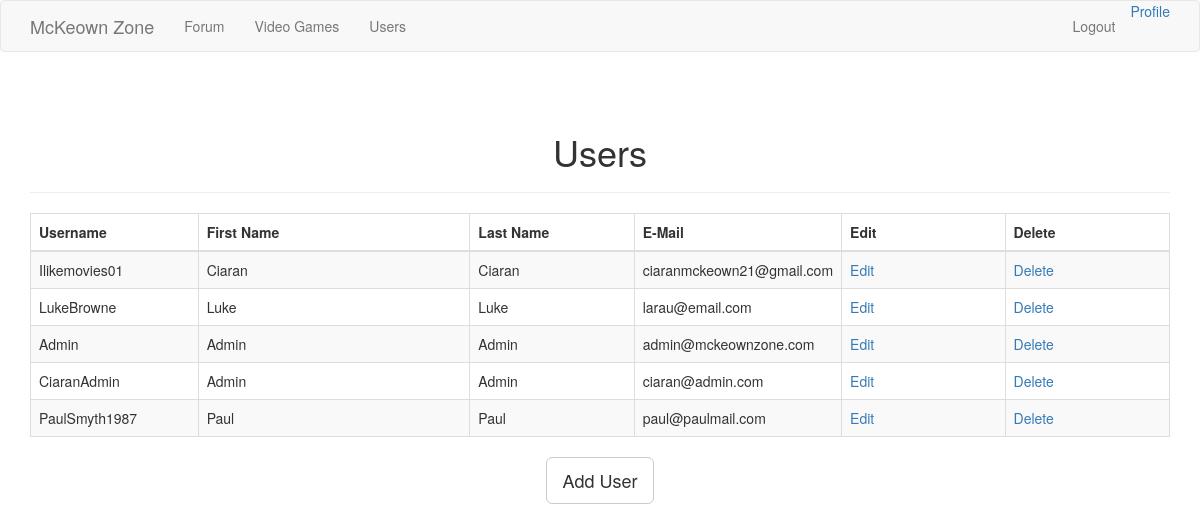
/admin_users (signed in), run on an earlier commit of the app's database.
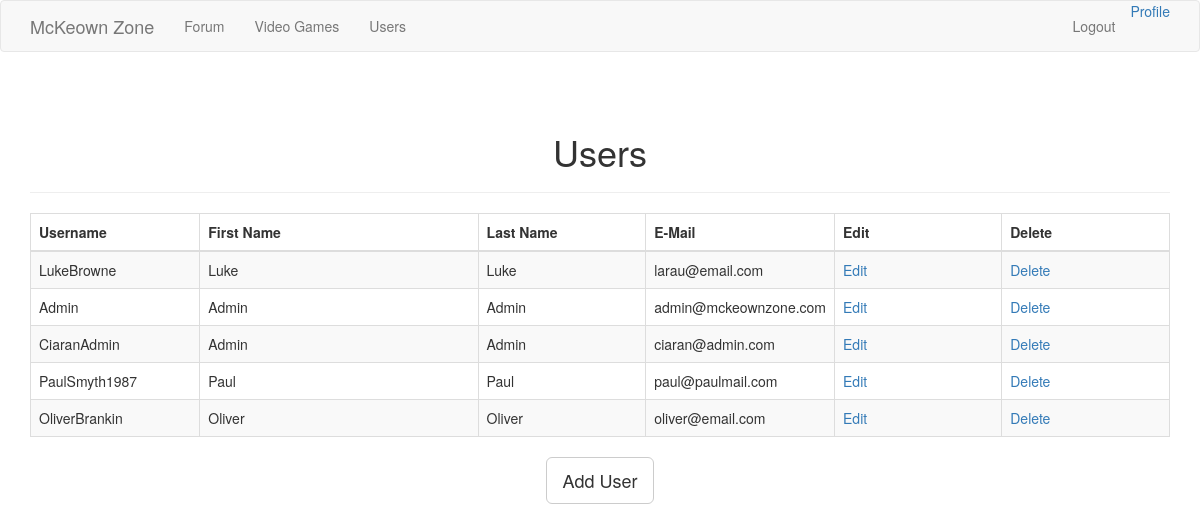
And on a later commit of the database.
### app/models.py (models this page shows, shortened)
class User(UserMixin, db.Model):
	id = db.Column(db.Integer, primary_key=True)
	username = db.Column(db.String(64), index=True, unique=True)
	first_name = db.Column(db.String(64))
	last_name = db.Column(db.String(64))
	email = db.Column(db.String(120), index=True, unique=True)
	password_hash = db.Column(db.String(128))
	posts = db.relationship('Post', backref='author', lazy='dynamic')
	about_me = db.Column(db.String(140))
	last_seen = db.Column(db.DateTime, default= datetime.utcnow)
	Address_id = db.Column(db.Integer, db.ForeignKey('address.id', ondelete='CASCADE'))
	is_admin = db.Column(db.Boolean, default=False)
	followed = db.relationship(
		'User',
		secondary=followers,
		primaryjoin = (followers.c.follower_id == id),
		secondaryjoin = (followers.c.followed_id == id),
		backref= db.backref('followers', lazy='dynamic'),
		lazy='dynamic')

### app/routes.py (the view)
@app.route('/admin_users', methods=['GET', 'POST'])
@login_required
def list_users():
	check_admin()
	users = User.query.all()
	return render_template ('admin/users/users.html', users=users, title="Users")

### app/models.py (called while the page is built)
@login.user_loader
def load_user(id):
	return User.query.get(int(id));

### app/routes.py (called while the page is built)
@app.before_request
def before_request():
	if current_user.is_authenticated:
		current_user.last_seen = datetime.utcnow()
		db.session.commit()

def check_admin():
	if not current_user.is_admin:
		abort(403)

### app/templates/admin/users/users.html (shortened to what this page needs)
{% import "bootstrap/utils.html" as utils %}
{% extends "base.html" %}
{% block app_content %}
<div class="content-section">
  <div class="outer">
    <div class="middle">
      <div class="inner">
        <br/>
        <br/>
        <h1 style="text-align:center;">Users</h1>
        {% if users %}
          <hr class="intro-divider">
          <div class="center">
            <table class="table table-striped table-bordered">
              <thead>
                <tr>
                  <th width="15%"> Username </th>
                  <th width="25%"> First Name </th>
                  <th width="15%"> Last Name </th>
                  <th width="15%"> E-Mail </th>
                  <th width="15%"> Edit </th>
                  <th width="15%"> Delete </th>
                </tr>
              </thead>
              <tbody>
              {% for user in users %}
                <tr>
                  <td> {{ user.username }} </td>
                  <td> {{ user.first_name }} </td>
                  <td> {{ user.first_name }} </td>
                  <td> {{ user.email }} </td>
                  <td>
                    <a href="{{ url_for('edit_user', id=user.id) }}">
                       Edit
                    </a>
                  </td>
                  <td>
                    <a href="{{ url_for('delete_user', id=user.id) }}">
                       Delete
                    </a>
                  </td>
                </tr>
              {% endfor %}
              </tbody>
            </table>
          </div>
          <div style="text-align: center">
        {% else %}
          <div style="text-align: center">
            <h3> No Users have been added. </h3>
            <hr class="intro-divider">
        {% endif %}
          <a href="{{ url_for('add_user') }}" class="btn btn-default btn-lg">
            Add User
          </a>
        </div>
      </div>
    </div>
  </div>
</div>
{% endblock %}

### app/templates/base.html (shortened to what this page needs)
{% extends 'bootstrap/base.html' %}
  {% block navbar %}
    <nav class="navbar navbar-default">
        <div class="container">
            <div class="navbar-header">
              {% if current_user.is_admin %}
                <a class="navbar-brand" href="{{ url_for('admin_dashboard') }}">McKeown Zone</a>
                {% endif %}
            </div>
            <div class="collapse navbar-collapse" id="bs-example-navbar-collapse-1">
              {% if current_user.is_admin %}
                <ul class="nav navbar-nav">
                    <li><a href="{{ url_for('explore') }}">Forum</a></li>
                    <li><a href="{{ url_for('list_games') }}">Video Games</a></li>
                    <li><a href="{{ url_for('list_users') }}"> Users </li>
                </ul>
                {% else %}
                  <ul class="nav navbar-nav">
                    <li><a href="{{ url_for('explore') }}">Forum</a></li>
                    <li><a href="{{ url_for('games') }}">Video Games</a></li>
                  </ul>
                {% endif %}
                <ul class="nav navbar-nav navbar-right">
                    {% if current_user.is_anonymous %}
                    <li><a href="{{ url_for('login') }}">Login</a></li>
                    {% else %}
                    <a href="{{ url_for('user', username=current_user.username) }}">Profile</a>
                    <li><a href="{{ url_for('logout') }}">Logout</a></li>
                    {% endif %}
                </ul>
            </div>
        </div>
    </nav>
{% endblock %}
  {% block content %}
    <div class="container">
        {% block app_content %}
        {% endblock %}
    </div>
  {% endblock %}

What changed in the data, as far as the page shows it:
removed User: username "Ilikemovies01", first_name "Ciaran", email "ciaranmckeown21@gmail.com"
added User: username "OliverBrankin", first_name "Oliver", email "oliver@email.com"
